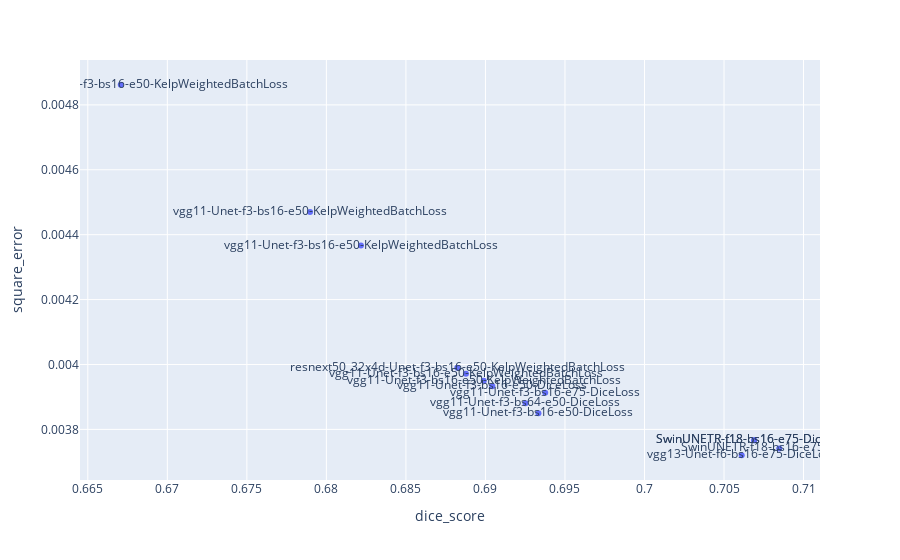

The code cell stored with this chart in its notebook:
### Code cell
# Create a scatterplot with plotly express
import plotly.express as px
fig = px.scatter(df, x="dice_score", y="square_error", text="name")
fig.show()

### Figure 1 — Plotly figure (JSON) as saved in the notebook; plotly's stock layout.template omitted (floating-point values rounded to 4 significant figures)
{"data": [{"hovertemplate": "dice_score=%{x}<br>square_error=%{y}<br>name=%{text}<extra></extra>", "legendgroup": "", "marker": {"color": "#636efa", "symbol": "circle"}, "mode": "markers+text", "name": "", "orientation": "v", "showlegend": false, "text": ["SwinUNETR-f18-bs16-e75-DiceLoss", "SwinUNETR-f18-bs16-e75-DiceLoss", "SwinUNETR-f18-bs16-e75-DiceLoss", "vgg13-Unet-f6-bs16-e75-DiceLoss", "vgg11-Unet-f3-bs16-e75-DiceLoss", "vgg11-Unet-f3-bs16-e50-DiceLoss", "vgg11-Unet-f3-bs64-e50-DiceLoss", "vgg11-Unet-f3-bs16-e50-DiceLoss", "vgg11-Unet-f3-bs16-e50-KelpWeightedBatchLoss", "vgg11-Unet-f3-bs16-e50-KelpWeightedBatchLoss", "resnext50_32x4d-Unet-f3-bs16-e50-KelpWeightedBatchLoss", "vgg11-Unet-f3-bs16-e50-KelpWeightedBatchLoss", "vgg11-Unet-f3-bs16-e50-KelpWeightedBatchLoss", "resnext50_32x4d-Unet-f3-bs16-e50-KelpWeightedBatchLoss"], "x": [0.7085, 0.7069, 0.7069, 0.7061, 0.6938, 0.6933, 0.6925, 0.6904, 0.6899, 0.6888, 0.6882, 0.6822, 0.679, 0.6671], "xaxis": "x", "y": [0.003741, 0.003767, 0.003767, 0.00372, 0.003913, 0.003849, 0.003881, 0.003933, 0.00395, 0.003972, 0.00399, 0.004366, 0.00447, 0.004862], "yaxis": "y", "type": "scatter"}], "layout": {"xaxis": {"anchor": "y", "domain": [0.0, 1.0], "title": {"text": "dice_score"}}, "yaxis": {"anchor": "x", "domain": [0.0, 1.0], "title": {"text": "square_error"}}, "legend": {"tracegroupgap": 0}, "margin": {"t": 60}}}
